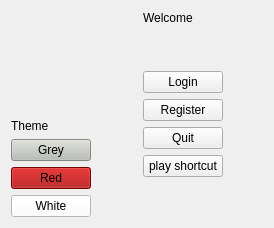
        <widget class="QWidget" name="page_3">
         <layout class="QGridLayout" name="gridLayout_6">
          <item row="0" column="2" rowspan="2">
           <layout class="QVBoxLayout" name="verticalLayout">
            <item>
             <widget class="QLabel" name="label_Welcome">
              <property name="text">
               <string>Welcome</string>
              </property>
             </widget>
            </item>
            <item>
             <spacer name="verticalSpacer_2">
              <property name="orientation">
               <enum>Qt::Vertical</enum>
              </property>
              <property name="sizeHint" stdset="0">
               <size>
                <width>20</width>
                <height>40</height>
               </size>
              </property>
             </spacer>
            </item>
            <item>
             <widget class="QPushButton" name="pushButton_9">
              <property name="text">
               <string>Login</string>
              </property>
             </widget>
            </item>
            <item>
             <widget class="QPushButton" name="pushButton_6">
              <property name="text">
               <string>Register</string>
              </property>
             </widget>
            </item>
            <item>
             <widget class="QPushButton" name="pushButton_8">
              <property name="text">
               <string>Quit</string>
              </property>
             </widget>
            </item>
            <item>
             <widget class="QPushButton" name="pushButton_27">
              <property name="text">
               <string>play shortcut</string>
              </property>
             </widget>
            </item>
            <item>
             <spacer name="verticalSpacer">
              <property name="orientation">
               <enum>Qt::Vertical</enum>
              </property>
              <property name="sizeHint" stdset="0">
               <size>
                <width>20</width>
                <height>40</height>
               </size>
              </property>
             </spacer>
            </item>
           </layout>
          </item>
          <item row="1" column="0">
           <layout class="QVBoxLayout" name="verticalLayout_2">
            <item>
             <spacer name="verticalSpacer_7">
              <property name="orientation">
               <enum>Qt::Vertical</enum>
              </property>
              <property name="sizeHint" stdset="0">
               <size>
                <width>20</width>
                <height>40</height>
               </size>
              </property>
             </spacer>
            </item>
            <item>
             <widget class="QLabel" name="label_Theme">
              <property name="text">
               <string>Theme</string>
              </property>
             </widget>
            </item>
            <item>
             <widget class="QPushButton" name="pushButton_21">
              <property name="styleSheet">
               <string notr="true">background-color: rgb(186, 189, 182);</string>
              </property>
              <property name="text">
               <string>Grey</string>
              </property>
             </widget>
            </item>
            <item>
             <widget class="QPushButton" name="pushButton_22">
              <property name="styleSheet">
               <string notr="true">background-color: rgb(164, 0, 0);</string>
              </property>
              <property name="text">
               <string>Red</string>
              </property>
             </widget>
            </item>
            <item>
             <widget class="QPushButton" name="pushButton_23">
              <property name="styleSheet">
               <string notr="true">background-color: rgb(255, 255, 255);</string>
              </property>
              <property name="text">
               <string>White</string>
              </property>
             </widget>
            </item>
           </layout>
          </item>
          <item row="0" column="4">
           <spacer name="horizontalSpacer_7">
            <property name="orientation">
             <enum>Qt::Horizontal</enum>
            </property>
            <property name="sizeHint" stdset="0">
             <size>
              <width>40</width>
              <height>20</height>
             </size>
            </property>
           </spacer>
          </item>
          <item row="1" column="1">
           <spacer name="horizontalSpacer">
            <property name="orientation">
             <enum>Qt::Horizontal</enum>
            </property>
            <property name="sizeHint" stdset="0">
             <size>
              <width>40</width>
              <height>20</height>
             </size>
            </property>
           </spacer>
          </item>
          <item row="0" column="0" colspan="2">
           <spacer name="horizontalSpacer_8">
            <property name="orientation">
             <enum>Qt::Horizontal</enum>
            </property>
            <property name="sizeHint" stdset="0">
             <size>
              <width>40</width>
              <height>20</height>
             </size>
            </property>
           </spacer>
          </item>
         </layout>
        </widget>
